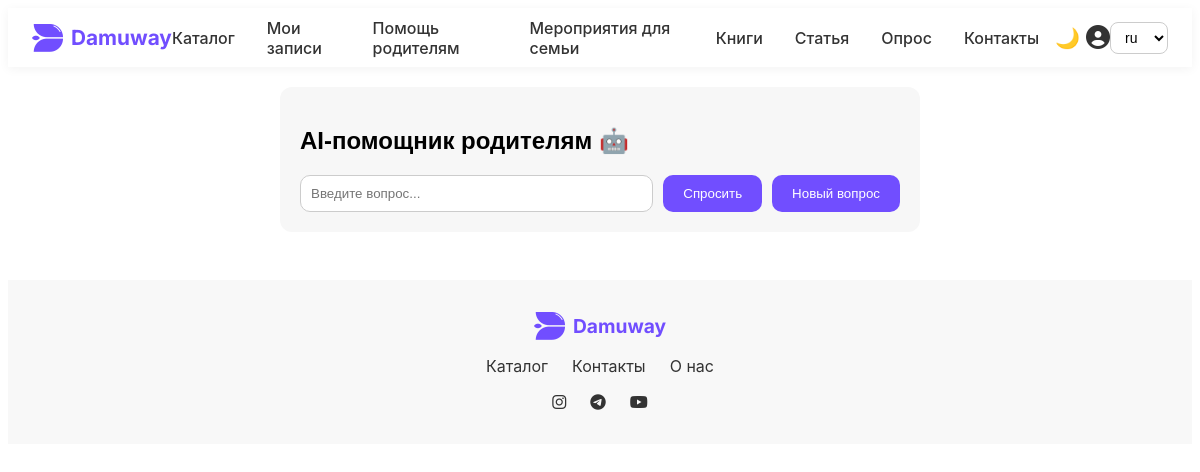
The page /ru/ai/ (signed in) on the database as committed earlier.
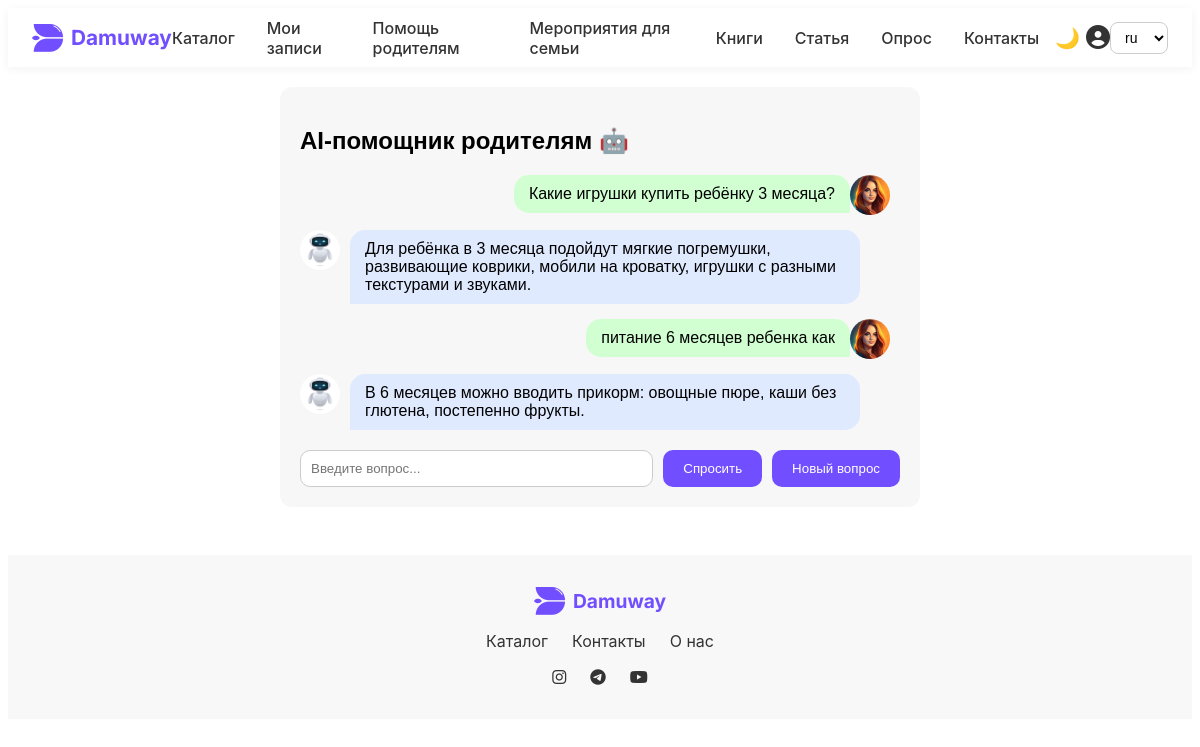
The same page on the database as committed later.
### ai_help/models.py (models this page shows, shortened)
class QuestionAnswer(models.Model):
    user = models.ForeignKey(User, on_delete=models.CASCADE)
    question = models.TextField()
    answer = models.TextField()
    created_at = models.DateTimeField(auto_now_add=True)

### ai_help/views.py (the view)
# urls.py: path("", ask_ai_view, name="ask_ai"),
@login_required
def ask_ai_view(request):
    if request.method == "POST":
        question = request.POST.get("question")
        answer = generate_answer(question)
        QuestionAnswer.objects.create(user=request.user, question=question, answer=answer)
        return JsonResponse({"answer": answer})
    history = QuestionAnswer.objects.filter(user=request.user).order_by('-created_at')[:5]
    return render(request, 'ai_helper/ask.html', {'history': history})

### templates/ai_helper/ask.html (shortened to what this page needs)
{% extends 'base.html' %}
{% load static %}
{% block extra_css   %}
<link rel="stylesheet" href="#">
{% endblock %}
{% block content %}
<div class="chat-box">
  <h2>AI-помощник родителям 🤖</h2>
  {% for item in history reversed %}
    <div class="msg user">
      <div class="bubble">{{ item.question }}</div>
      <img src="/static/images/ai.png" class="avatar" alt="User">
    </div>
    <div class="msg bot">
      <img src="/static/images/bot.png" class="avatar" alt="AI">
      <div class="bubble">{{ item.answer }}</div>
    </div>
  {% endfor %}
  <form method="post" id="ai-form" class="form-area">
    <input type="text" name="question" placeholder="Введите вопрос..." required>
    <button type="submit">Спросить</button>
    <button type="button" id="clear-chat">Новый вопрос</button>
  </form>
</div>
{% endblock %}

Rows that differ between the two databases and show on the page:
added QuestionAnswer: question "Какие игрушки купить ребёнку 3 месяца?", answer "Для ребёнка в 3 месяца подойдут мягкие погремушки, развивающие коврики, мобили на кроватку, игрушки с разными текстурами и звуками."
added QuestionAnswer: question "питание 6 месяцев ребенка как", answer "В 6 месяцев можно вводить прикорм: овощные пюре, каши без глютена, постепенно фрукты."
